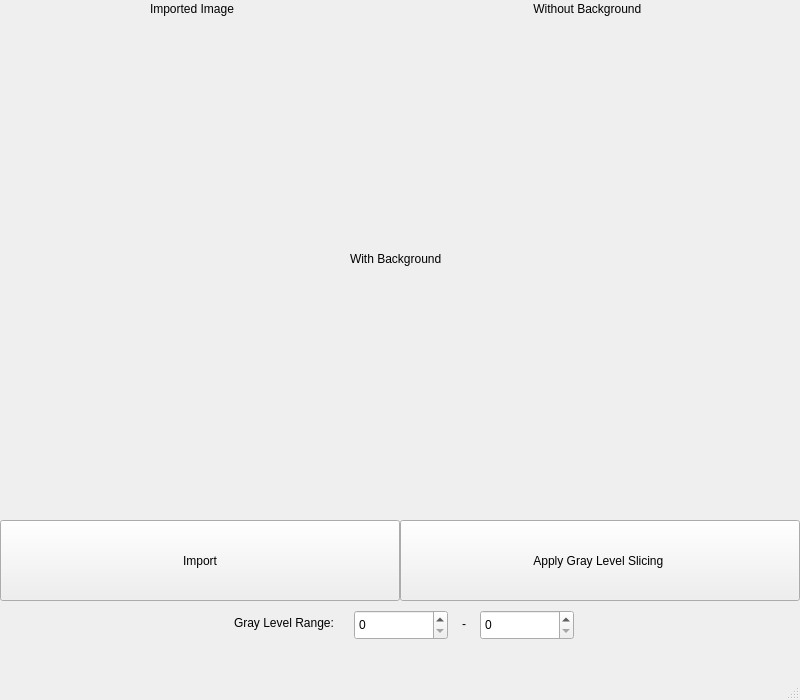
<?xml version="1.0" encoding="UTF-8"?>
<ui version="4.0">
 <class>MainWindow</class>
 <widget class="QMainWindow" name="MainWindow">
  <property name="geometry">
   <rect>
    <x>0</x>
    <y>0</y>
    <width>800</width>
    <height>700</height>
   </rect>
  </property>
  <property name="windowTitle">
   <string>MainWindow</string>
  </property>
  <widget class="QWidget" name="centralwidget">
   <widget class="QLabel" name="imageinput">
    <property name="geometry">
     <rect>
      <x>0</x>
      <y>20</y>
      <width>400</width>
      <height>225</height>
     </rect>
    </property>
    <property name="text">
     <string/>
    </property>
    <property name="pixmap">
     <pixmap>../Exp1/killer.jpg</pixmap>
    </property>
    <property name="scaledContents">
     <bool>true</bool>
    </property>
   </widget>
   <widget class="QPushButton" name="import_image">
    <property name="geometry">
     <rect>
      <x>0</x>
      <y>520</y>
      <width>400</width>
      <height>81</height>
     </rect>
    </property>
    <property name="text">
     <string>Import</string>
    </property>
   </widget>
   <widget class="QPushButton" name="output">
    <property name="geometry">
     <rect>
      <x>400</x>
      <y>520</y>
      <width>400</width>
      <height>81</height>
     </rect>
    </property>
    <property name="text">
     <string>Apply Gray Level Slicing </string>
    </property>
   </widget>
   <widget class="QLabel" name="imageoutput">
    <property name="geometry">
     <rect>
      <x>401</x>
      <y>20</y>
      <width>400</width>
      <height>225</height>
     </rect>
    </property>
    <property name="text">
     <string/>
    </property>
    <property name="pixmap">
     <pixmap>../Exp1/killer.jpg</pixmap>
    </property>
    <property name="scaledContents">
     <bool>true</bool>
    </property>
   </widget>
   <widget class="QLabel" name="label">
    <property name="geometry">
     <rect>
      <x>150</x>
      <y>0</y>
      <width>101</width>
      <height>17</height>
     </rect>
    </property>
    <property name="text">
     <string>Imported Image</string>
    </property>
   </widget>
   <widget class="QLabel" name="label_2">
    <property name="geometry">
     <rect>
      <x>530</x>
      <y>0</y>
      <width>131</width>
      <height>17</height>
     </rect>
    </property>
    <property name="text">
     <string> Without Background</string>
    </property>
   </widget>
   <widget class="QLabel" name="label_3">
    <property name="geometry">
     <rect>
      <x>350</x>
      <y>250</y>
      <width>101</width>
      <height>17</height>
     </rect>
    </property>
    <property name="text">
     <string>With Background</string>
    </property>
   </widget>
   <widget class="QLabel" name="imageoutput_2">
    <property name="geometry">
     <rect>
      <x>200</x>
      <y>270</y>
      <width>400</width>
      <height>225</height>
     </rect>
    </property>
    <property name="text">
     <string/>
    </property>
    <property name="pixmap">
     <pixmap>../Exp1/killer.jpg</pixmap>
    </property>
    <property name="scaledContents">
     <bool>true</bool>
    </property>
   </widget>
   <widget class="QLabel" name="label_4">
    <property name="geometry">
     <rect>
      <x>234</x>
      <y>615</y>
      <width>111</width>
      <height>16</height>
     </rect>
    </property>
    <property name="text">
     <string>Gray Level Range: </string>
    </property>
   </widget>
   <widget class="QLabel" name="label_5">
    <property name="geometry">
     <rect>
      <x>462</x>
      <y>615</y>
      <width>56</width>
      <height>17</height>
     </rect>
    </property>
    <property name="text">
     <string>-</string>
    </property>
   </widget>
   <widget class="QSpinBox" name="lowerbound">
    <property name="geometry">
     <rect>
      <x>354</x>
      <y>610</y>
      <width>94</width>
      <height>30</height>
     </rect>
    </property>
    <property name="maximum">
     <number>254</number>
    </property>
   </widget>
   <widget class="QSpinBox" name="upperbound">
    <property name="geometry">
     <rect>
      <x>480</x>
      <y>610</y>
      <width>94</width>
      <height>30</height>
     </rect>
    </property>
    <property name="maximum">
     <number>254</number>
    </property>
   </widget>
  </widget>
  <widget class="QMenuBar" name="menubar">
   <property name="geometry">
    <rect>
     <x>0</x>
     <y>0</y>
     <width>800</width>
     <height>27</height>
    </rect>
   </property>
  </widget>
  <widget class="QStatusBar" name="statusbar"/>
 </widget>
 <resources/>
 <connections/>
</ui>
